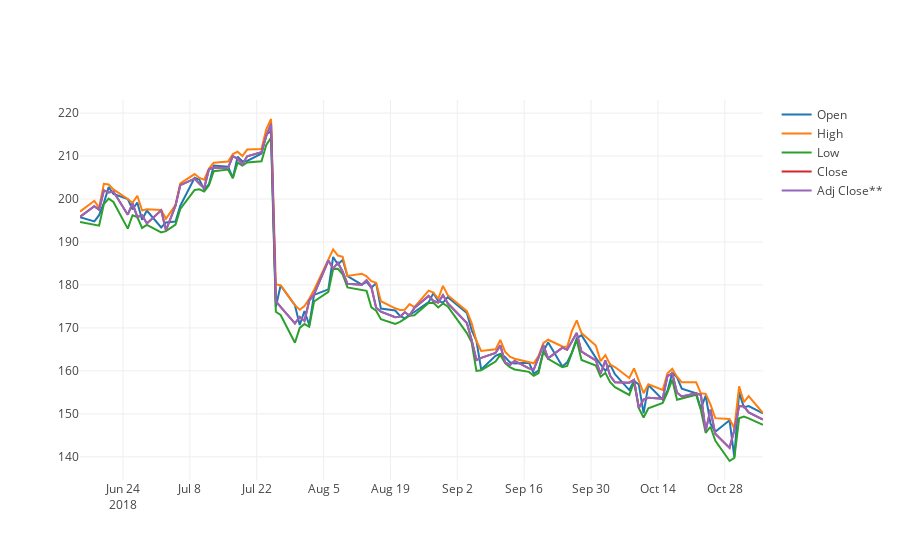

Source (notebook cell):
### Code cell
data1 = go.Scatter(x=df.Date, y=dfori['Open'], name='Open')
data2 = go.Scatter(x=df.Date, y=dfori['High'], name='High')
data3 = go.Scatter(x=df.Date, y=dfori['Low'], name='Low')
data4 = go.Scatter(x=df.Date, y=dfori['Close*'], name='Close')
data5 = go.Scatter(x=df.Date, y=dfori['Adj Close**'], name='Adj Close**')

data = [data1, data2, data3, data4, data5]

iplot(data)
